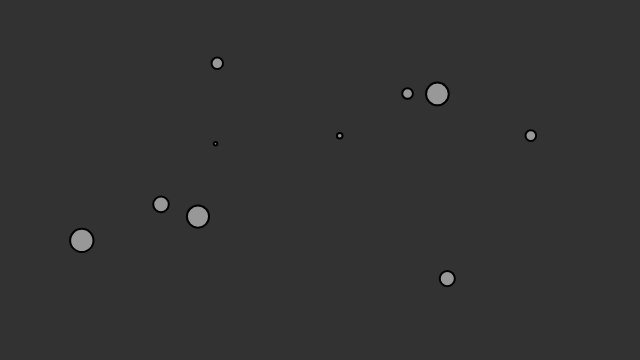
Frame 1 (no input)
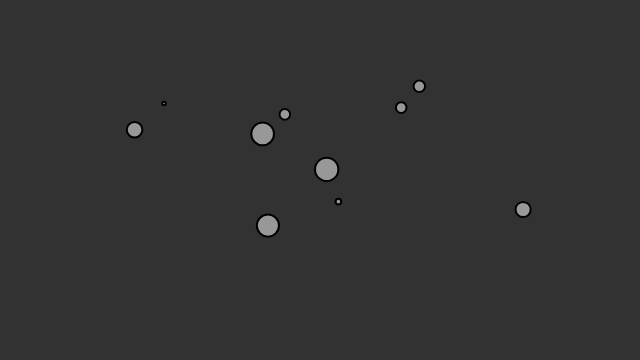
Frame 60 (no input)
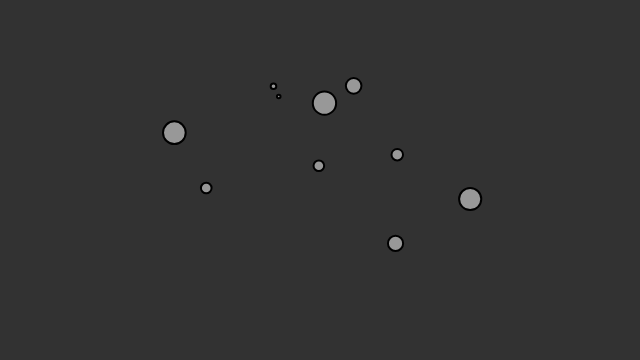
Frame 120 (the mouse pressed at the canvas centre since frame 60)

The p5.js sketch that drew these frames (run headless with seeded random() and noise() and a simulated clock; from frame 60 on, the mouse is pressed at the canvas centre):

// p5.js sketch
// ── sketch.js

var movers = [];

var attractor;

function setup() {
  createCanvas(640, 360);
  for (var i = 0; i < 10; i++) {
    movers[i] = new Mover(random(0.1, 2), random(width), random(height));
  }

}

function draw() {
  background(50);
  for (var i = 0; i < movers.length; i++) {
    //var force = attractor.calculateAttraction(movers[i]);
    //  movers[i].applyForce(force);

    movers[i].update();
    movers[i].display();

  }

  //CHECK COLLISIONS WITH EACH OTHER
  for (var i = movers.length-1; i >=0 ; i--) { //for every element of array
    for (var j = movers.length-1; j >=0; j--) { //check again against every element from that array
      if(i!=j){
        //this is a trick to check each mover against every other mover, but not against itself - which
        //obviously doesnt make sense.
        movers[i].collide(movers[j]);
        if(movers[i].bang==true){
          movers[i].fitness++;

        }
      }
    }
    if(movers[i].fitness>100){
      movers.push(new Mover(random(0.1, 2), movers[i].x, movers[i].y));
      movers[i].fitness=0;
      println("happy birthday");
    }
  }
}

// ── mover.js
// The Nature of Code
// Daniel Shiffman
// http://natureofcode.com

var Mover = function(mass, x, y) {
  this.noff = createVector(random(1000),random(1000));
  this.position = createVector(x, y);
  this.velocity = createVector(0, 0);
  this.acceleration = createVector(0, 0);
  this.mass = mass;
  this.c = color(255,127);
  this.fitness=0;

  this.applyForce = function(force) {
    var f = p5.Vector.div(force,this.mass);
    this.acceleration.add(f);
  };



  this.update = function() {
    // this.velocity.add(this.acceleration);
    // this.position.add(this.velocity);
    // this.acceleration.mult(0);

    this.position.x = map(noise(this.noff.x),0,1,0,width);
    this.position.y = map(noise(this.noff.y),0,1,0,height);
    this.noff.add(0.01,0.01,0);
  };

  this.display = function() {
    stroke(0);
    strokeWeight(2);
    fill(this.c);
    ellipse(this.position.x, this.position.y, this.mass*16, this.mass*16);
  };

  this.checkEdges = function() {
    if (this.position.x > width) {
      this.position.x = width;
      this.velocity.x *= -1;
    } else if (this.position.x < 0) {
      this.velocity.x *= -1;
      this.position.x = 0;
    }
    if (this.position.y > height) {
      this.velocity.y *= -1;
      this.position.y = height;
    }
  };

  //COLLISION FUNCTION
  this.collide = function(m){ //m is each of the mover objects
    //if dist between centers of movers is less than both their radius added -> colliding!
    if(dist(m.position.x,m.position.y,this.position.x,this.position.y)<(m.mass*8+this.mass*8)){
      this.bang =true;
      this.c=color(255,0,0);

    }else {
      this.c = color(255,127);
      this.bang =false;
    }
  }

};
